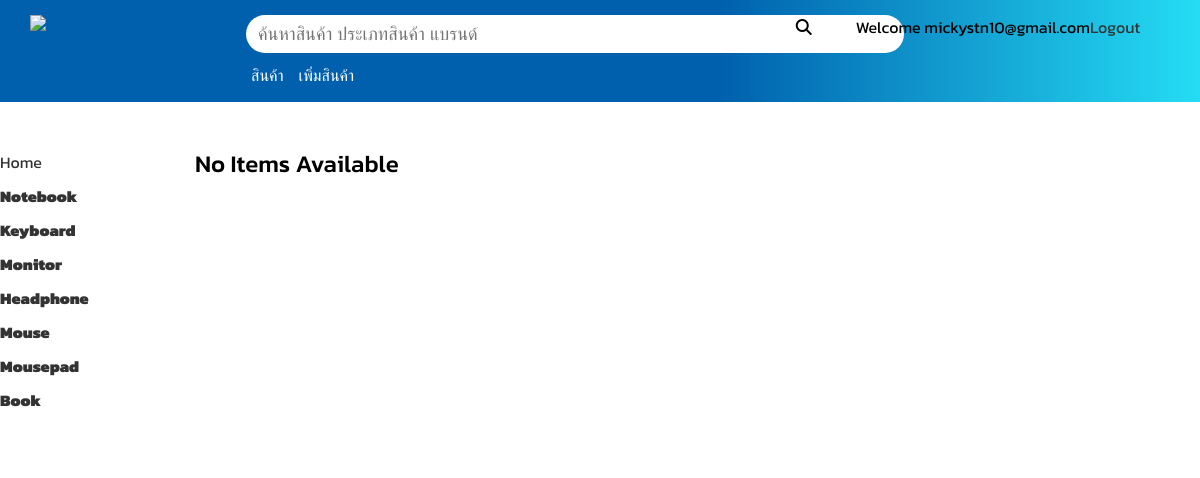
The page /item.php?ID_CATE=2 (signed in) on the database its author committed.
### tables this page shows
CREATE TABLE `category` (
  `ID_CATE` int(11) NOT NULL,
  `NAME_CATE` varchar(30) NOT NULL
);

### item.php (the view, shortened to what this page needs)
<?php include 'server.php'?>
<?php
    $query = "SELECT * FROM category ";
    $result_cate = mysqli_query($conn,$query);
?>
<!DOCTYPE html>
<html lang="en">
<head>
    <link rel="stylesheet" href="style.css">
</head>
<body>
    <header class="header"><div class="bg-header">
            <div class="container">
                <div class="header-all">
                    <div class="col-2 logo p-0">
                        <a href="item.php">
                            <img src="https://img.advice.co.th/images_nas/advice/oneweb/assets/images/logo.png" class="img-fluid">
                        </a>
                    </div>
                    <div class="col-10 head-func">
                        <div class="row" style="height:38px">
                            <div class="col-7">
                                <form class="form-search-new">
                                    <div class="form-group search-block">
                                        <div class="btn btn_common">
                                            <i class="fa fa-search"></i>
                                        </div>
                                        <div class="easy-autocomplete" style="width:569px;">
                                            <input type="text" class="form-control search-txtbox" placeholder="ค้นหาสินค้า ประเภทสินค้า แบรนด์" label="keyword">
                                        </div>
                                    </div>
                                </form>
                            </div>
                            <div class="col">
                                <div class="header-icon">
                                    <?php if(isset($_SESSION['email'])): ?>
                                        <p>Welcome <?php echo $_SESSION['email'];?></p>
                                        <p><a href="index.php?logout">Logout </a></p>
                                    <?php endif;?>
                                </div>
                            </div>
                        </div>
                        <div class="row">
                            <div class="header-icon">
                                <li class="item" style="padding-top:10px; margin-left:20px"><a href="item.php" style="color:white;">สินค้า</a></li>
                                <li class="item" style="padding-top:10px; margin-left:15px"><a href="add_item.php" style="color:white;">เพิ่มสินค้า</a></li>
                            </div>
                        </div>
                    </div>
                </div>
            </div>
        </div>
    </header>
    <div class="user-login-box" style="margin:auto;">
        <div class="container-form" >
            <form class= "sg"action="delete_item_db.php , edit_item_db.php" method="post" >
                <div class="full-menu-with-category ">
                    <div class="vertical-menu-category">
                        <ul class="cate-list text-left">
                            <a href="item.php">Home</a>
                            <?php
                                while($row=mysqli_fetch_assoc($result_cate)){
                                    ?>
                                        <li class="sub-cate">
                                            <a href="?ID_CATE=<?=$row['ID_CATE']?>"><?=$row['NAME_CATE']?></a>
                                        </li>
                                    <?php
                                }
                            ?>
                        </ul>
                    </div>
                    <div class="landing-product-block">
                        <div class="product-column-4">
                            <div class="product-grid">
                                <?php
                                    $count=0;
                                        ?>
                                        <?php
                                    if($count===0){
                                        ?>
                                        <div class="photo-grid-item text-left">
                                            <h2>No Items Available</h2>
                                        </div>
                                        <?php
                                    }
                                ?>
                            </div>
                        </div>
                    </div>
                </div>
            </form>
        </div>
    </div>
</body>
</html>

### style.css (style rules this page uses)
* { margin: 0; padding: 0; }
div { display: block; }
.text-left { text-align: left!important; }
body { display: flex; font-family: 'Kanit'; }
.h1, .h2, .h3, .h4, .h5, .h6, h1, h2, h3, h4, h5, h6 { margin-bottom: .5rem; font-family: inherit; font-weight: 500; line-height: 1.2; color: inherit; }
.form-control { display: block; width: 30%; height: calc(2.25rem + 2px); padding: .375rem .75rem; font-size: 1rem; font-weight: 400; line-height: 1.5; color: #495057; background-color: #fff; background-clip: padding-box; border: 1px solid #ced4da; border-radius: .25rem; transition: border-color .15s ease-in-out,box-shadow .15s ease-in-out; }
.container-form { margin-top: 150px; }
.user-login-box { position: relative; margin-top: 100px; text-align: center; z-index: 1; }
.row { display: flex; flex-wrap: wrap; margin-right: -15px; margin-left: -15px; }
.container { position: relative; max-width: 1366px; width: 100%; padding-right: 15px; padding-left: 15px; margin-right: auto; margin-left: auto; }
a { text-decoration: none; background-color: transparent; color:#333; }
.form-group { margin-bottom: 1rem; }
img { vertical-align: middle; border-style: none; }
.img-fluid { max-width: 100%; height: auto; }
.header .logo img { display: flex; max-height: 60px; margin-left: 15px; }
.header .head-func { flex: 0 0 80.333333%; max-width: 80.333333%; left: 10px; }
header { position: fixed; top: 0; left: 0; z-index: 600; width: 100%; }
.form-group.search-block .easy-autocomplete { width: 100% !important; }
.header .bg-header { background: linear-gradient(90deg,rgba(0,96,173,1) 0%,rgba(0,96,173,1) 60%,rgba(37,220,244,1) 100%); }
.header .header-all { padding: 15px 0; display: flex; margin-right: -15px; margin-left: -15px; margin: 0; }
.header .search-block { position: relative; padding: 0; margin: 0; }
.p-0 { padding : 0!important; }
.col { position: relative; -ms-flex-preferred-size: 0; flex-basis: 0; -ms-flex-positive: 1; flex-grow: 1; max-width: 100%; }
.col-7 { -ms-flex: 0 0 58.333333%; flex: 0 0 58.333333%; max-width: 58.333333%; }
.col, .col-1, .col-10, .col-11, .col-12, .col-2, .col-3, .col-4, .col-5, .col-6, .col-7, .col-8, .col-9, .col-auto, .col-lg, .col-lg-1, .col-lg-10, .col-lg-11, .col-lg-12, .col-lg-2, .col-lg-3, .col-lg-4, .col-lg-5, .col-lg-6, .col-lg-7, .col-lg-8, .col-lg-9, .col-lg-auto, .col-md, .col-md-1, .col-md-10, .col-md-11, .col-md-12, .col-md-2, .col-md-3, .col-md-4, .col-md-5, .col-md-6, .col-md-7, .col-md-8, .col-md-9, .col-md-auto, .col-sm, .col-sm-1, .col-sm-10, .col-sm-11, .col-sm-12, .col-sm-2, .col-sm-3, .col-sm-4, .col-sm-5, .col-sm-6, .col-sm-7, .col-sm-8, .col-sm-9, .col-sm-auto, .col-xl, .col-xl-1, .col-xl-10, .col-xl-11, .col-xl-12, .col-xl-2, .col-xl-3, .col-xl-4, .col-xl-5, .col-xl-6, .col-xl-7, .col-xl-8, .col-xl-9, .col-xl-auto { position: relative; display: inline-block; width: 100%; padding-right: 15px; padding-left: 15px; }
.header .search-block input { height: 26px; width: 596px; border-radius: 50px; border: none; padding-right: 50px; font-size: 18px; }
.btn { position: absolute; right: 0; width: 30px; height: 50%; z-index: 1; cursor: pointer; }
.header-icon { display: flex; box-sizing: border-box; }
.header-icon .item { display: block; box-sizing: border-box; }
.full-menu-with-category { display: flex; flex-wrap: wrap; margin-right: -15px; margin-left: -15px; background-color: #fff; margin: 0; position: relative; }
.vertical-menu-category { flex: 0 0 19.28571425%; max-width: 15%; }
.landing-product-block { flex: 0 0 76.714286%; max-width: 76.714286%; display: flex; flex-direction: column; padding-left: 15px; }
.products-with-category-image-inner .product-column-4, .products-with-category-image-inner .product-column-7, .landing-product-block .product-column-4 { flex-basis: 0%; flex-grow: 1; max-width: 100%; display: flex; flex-wrap: wrap; margin-right: -15px; margin-left: -15px; align-items: stretch; margin: 0; }
.product-grid { display: grid; grid-template-columns: 1fr 1fr 1fr 1fr; row-gap: 170px; column-gap: 2rem; }
.photo-grid-item { width:300px; height: 300px; }
.cate-list { list-style: none; }
.cate-list .sub-cate { margin-top:10px; list-style: none; text-decoration: none; font-weight:900; }

### rows shown on the page
category: NAME_CATE "Notebook"
category: NAME_CATE "Keyboard"
category: NAME_CATE "Monitor"
category: NAME_CATE "Headphone"
category: NAME_CATE "Mouse"
category: NAME_CATE "Mousepad"
category: NAME_CATE "Book"

### other values the page prints
$_SESSION['email'] "mickystn10@gmail.com"
